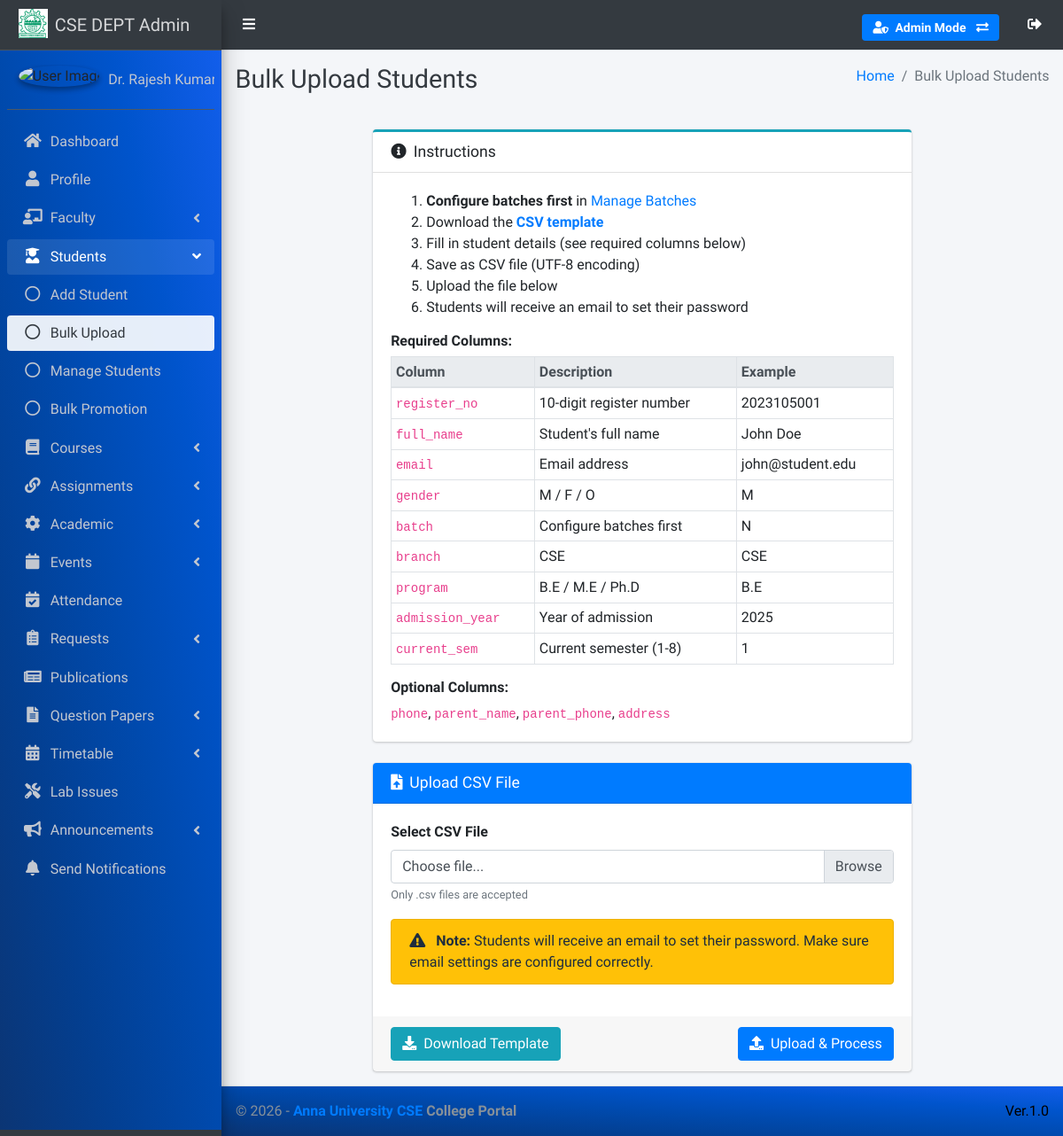
The app's page /student/bulk-upload/ (signed in), older data.
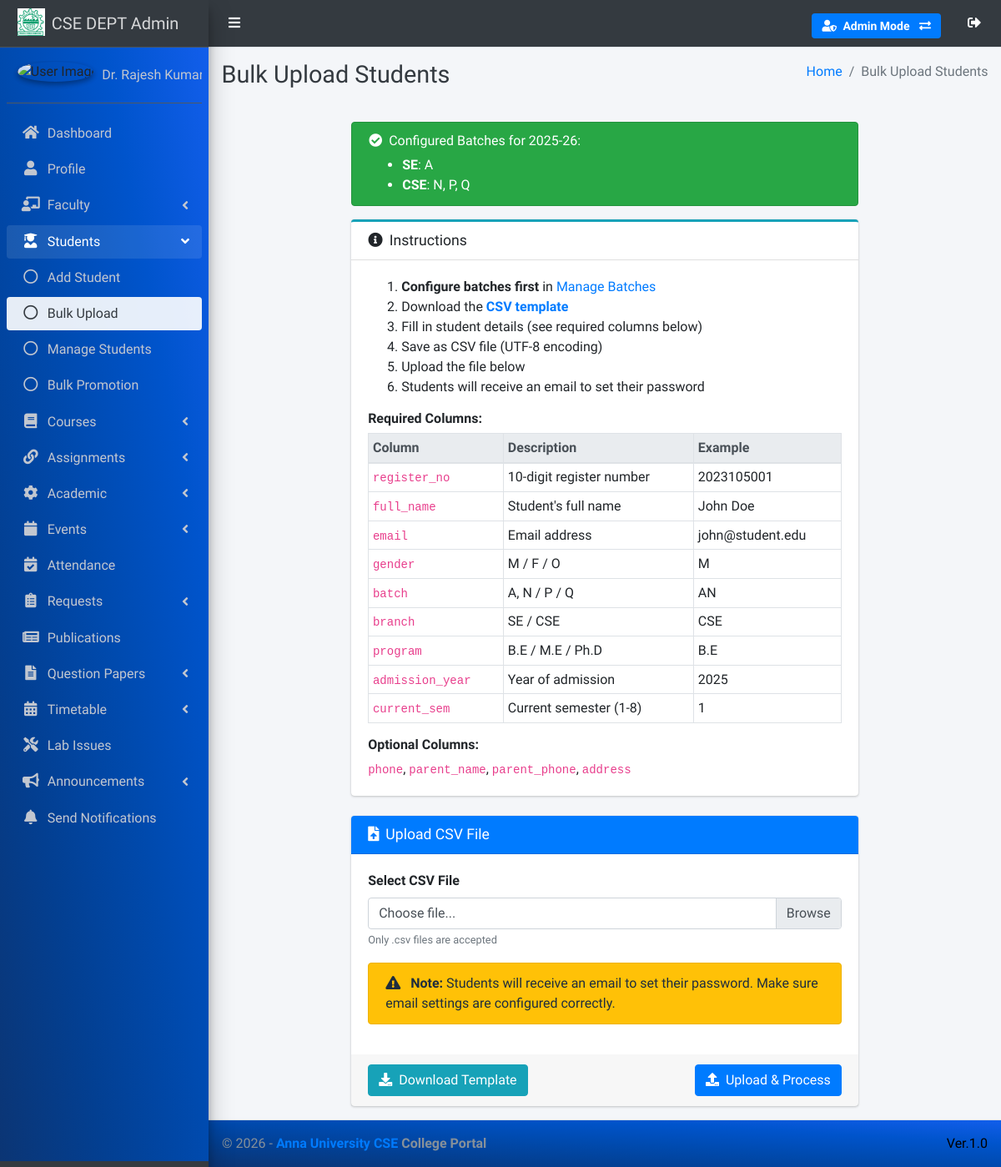
The same page, newer data.
### main_app/models.py (models this page shows, shortened)
class AcademicYear(models.Model):
    STATUS_UPCOMING = 'UPCOMING'
    STATUS_ACTIVE = 'ACTIVE'
    STATUS_ARCHIVED = 'ARCHIVED'
    STATUS_CHOICES = [
        (STATUS_UPCOMING, 'Upcoming'),
        (STATUS_ACTIVE, 'Active'),
        (STATUS_ARCHIVED, 'Archived'),
    ]
    GRACE_PERIOD_DAYS = 15  # Grace period after even semester ends
    year = models.CharField(max_length=10, unique=True)  # e.g., "2025-26"
    created_at = models.DateTimeField(auto_now_add=True)
    class Meta:
        ordering = ['-year']
        verbose_name = 'Academic Year'
        verbose_name_plural = 'Academic Years'
    @classmethod
    def get_current(cls):
        from django.utils import timezone
        today = timezone.now().date()
        from main_app.models import Semester
        current_sem = Semester.objects.filter(start_date__lte=today, end_date__gte=today).first()
        if current_sem:
            return current_sem.academic_year
        for year in cls.objects.all():
            if year.status != cls.STATUS_ARCHIVED:
                return year
        return cls.objects.first()

class Program(models.Model):
    PROGRAM_LEVEL_CHOICES = [
        ('UG', 'Undergraduate'),
        ('PG', 'Postgraduate'),
    ]
    DEGREE_CHOICES = [
        ('BE', 'B.E.'),
        ('BTECH', 'B.Tech.'),
        ('ME', 'M.E.'),
        ('MTECH', 'M.Tech.'),
        ('MS', 'M.S.'),
    ]
    code = models.CharField(max_length=20, unique=True, help_text="e.g., CSE, CSE-OR, CSE-BDA, SE")
    name = models.CharField(max_length=200, help_text="Full program name")
    degree = models.CharField(max_length=10, choices=DEGREE_CHOICES, default='BE')
    level = models.CharField(max_length=5, choices=PROGRAM_LEVEL_CHOICES, default='UG')
    specialization = models.CharField(max_length=200, blank=True, null=True,
                                       help_text="e.g., Operations Research, Big Data Analytics")
    duration_years = models.IntegerField(default=4, validators=[MinValueValidator(1), MaxValueValidator(6)],
                                          help_text="Program duration in years")
    total_semesters = models.IntegerField(default=8, validators=[MinValueValidator(1), MaxValueValidator(12)])
    default_batch_count = models.IntegerField(default=3, validators=[MinValueValidator(1), MaxValueValidator(10)],
                                               help_text="Default number of batches for 1st year intake")
    default_batch_labels = models.CharField(max_length=50, default='A,B,C', blank=True,
                                             help_text="Default batch names separated by comma (e.g., A,B,C or N,P,Q)")
    regulations = models.ManyToManyField(Regulation, related_name='programs', blank=True,
                                          help_text="Regulations under which this program is offered")
    created_at = models.DateTimeField(auto_now_add=True)
    class Meta:
        ordering = ['level', 'name']
        verbose_name = 'Academic Program'
        verbose_name_plural = 'Academic Programs'

### main_app/hod_views.py (the view, shortened to what this page needs)
# urls.py: path("student/bulk-upload/", hod_views.bulk_upload_students, name='bulk_upload_students'),
@login_required
def bulk_upload_students(request):
    if not check_hod_permission(request.user):
        messages.error(request, "Access Denied. HOD privileges required.")
        return redirect('/')
    current_year = AcademicYear.get_current()
    configured_batches = {}  # {program_code: [batch_names]}
    programs_without_batches = []
    if current_year:
        for program in Program.objects.all():
            batches = ProgramBatch.objects.filter(
                academic_year=current_year,
                program=program,
                year_of_study=1,
                is_active=True
            ).values_list('batch_name', flat=True)
            if batches:
                configured_batches[program.code] = list(batches)
            else:
                programs_without_batches.append(program.code)
    context = {
        'page_title': 'Bulk Upload Students',
        'current_year': current_year,
        'configured_batches': configured_batches,
        'programs_without_batches': programs_without_batches,
    }
    return render(request, 'hod_template/bulk_upload_students.html', context)

### main_app/hod_views.py (called while the page is built)
def check_hod_permission(user):
    if not user.is_authenticated:
        return False
    return user.is_hod

### main_app/models.py (called while the page is built)
    @property
    def is_hod(self):
        return self.role == 'HOD'

### main_app/templates/hod_template/bulk_upload_students.html (shortened to what the changed rows need)
{% extends 'main_app/base.html' %}
{% load static %}
{% block page_title %}{{ page_title }}{% endblock page_title %}
{% block content %}
<section class="content">
    <div class="container-fluid">
        <div class="row">
            <div class="col-md-8 offset-md-2">
                {% if configured_batches %}
                <div class="alert alert-success">
                    <h6><i class="fas fa-check-circle mr-2"></i>Configured Batches for {{ current_year.year }}:</h6>
                    <ul class="mb-0">
                        {% for program, batches in configured_batches.items %}
                        <li><strong>{{ program }}</strong>: {{ batches|join:", " }}</li>
                        {% endfor %}
                    </ul>
                </div>
                {% endif %}
                <div class="card card-outline card-info mb-4">
                    <div class="card-body">
                        <table class="table table-sm table-bordered">
                            <thead class="thead-light">
                                <tr>
                                    <th>Column</th>
                                    <th>Description</th>
                                    <th>Example</th>
                                </tr>
                            </thead>
                            <tbody>
                                <tr><td><code>batch</code></td><td>{% if configured_batches %}{% for p, b in configured_batches.items %}{{ b|join:" / " }}{% if not forloop.last %}, {% endif %}{% endfor %}{% else %}Configure batches first{% endif %}</td><td>{% if configured_batches %}{% for p, b in configured_batches.items %}{{ b.0 }}{% if not forloop.last %}{% endif %}{% endfor %}{% else %}N{% endif %}</td></tr>
                                <tr><td><code>branch</code></td><td>{% for p, b in configured_batches.items %}{{ p }}{% if not forloop.last %} / {% endif %}{% empty %}CSE{% endfor %}</td><td>CSE</td></tr>
                            </tbody>
                        </table>
                    </div>
                </div>
            </div>
        </div>
    </div>
</section>
{% endblock content %}

Row changes from the older to the newer data that the page shows:
added AcademicYear: year "2025-26"
added Program: configured_batches "SE", configured_batches "SE"
added Program: configured_batches "CSE", configured_batches "CSE"
Text that changed along with them:
text no longer shown: "Configure batches first N CSE"
text now shown: "Configured Batches for :"
new list line: ": A"
new list line: ": N, P, Q"
new list line: "A ,"
new list line: "N / P / Q"
new list line: "A"
new list line: "N"
